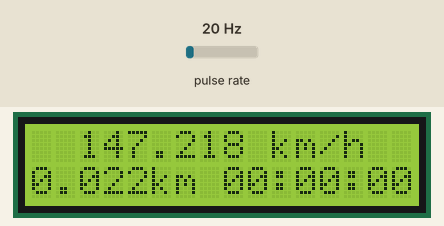
This sketch was run on a simulated Arduino Uno, built with avr-gcc and run on an emulated ATmega328P. Shown: 16×2 character LCD. Wiring (inferred from the names in the program): pulse sensor: data pin 2. The test bench sets the inputs (shaded band); at power-on: pulse rate 20 Hz.

Above: at 0.6 s.
1.3 s: pulse rate (sensor on pin 2) set to 4 Hz
At 1.9 s:
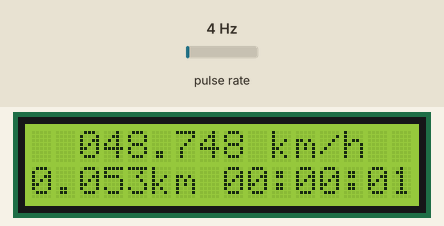
3.5 s: pulse rate (sensor on pin 2) set to 50 Hz
At 3.9 s:
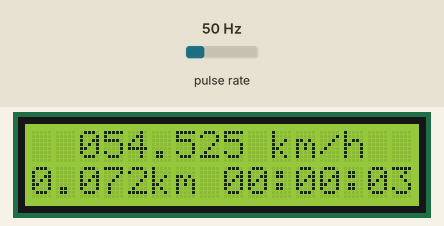
5.5 s: pulse rate (sensor on pin 2) set to 100 Hz
At 5.9 s:
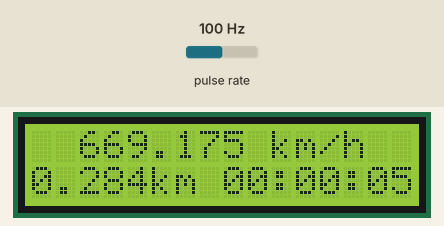
7.5 s: pulse rate (sensor on pin 2) set to 150 Hz
At 9.9 s:
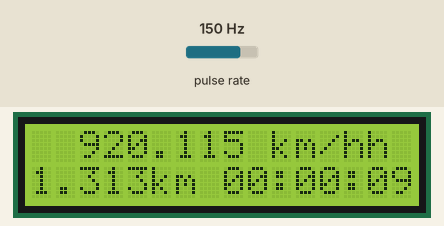
Timing chart, 0 to 11.4 s (numbered marks = the images above; inputs shaded):
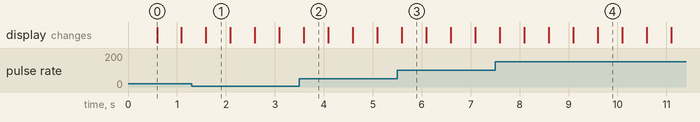

The sketch:

Code.ino
```cpp
#include <Wire.h>
#include <LiquidCrystal_I2C.h>

LiquidCrystal_I2C lcd(0x27, 16, 2);


/*

    A3144 hall effect sensor pinout

          -------------
          \-----------/
           |    |    |
          5V   GND  DOUT
           |         |
           |<10k ohm>|
                ^
       add pull up resistor

*/

#define HALL_PIN 2            // pin of the magnetic (hall effect) sensor
unsigned long hallPrevOn = 0; // last time the sensor was reading ON
unsigned long timeDelta = 0;  // current time - previous time the sensor was reading ON

#define  WHEEL_CIRCUMFERENCE 0.0020447 // circumference of wheel in km
#define HALL_TIMEOUT 7200              // time out before the displayed speed is reset to 0 (in millis)
double distance = 0;                   // distance trvelled

bool updateRequest = false; // this variable will be set to TRUE when the lcd and speed value needs to be updated

void setup() {
  lcd.begin();
  lcd.backlight();

  Serial.begin(9600);

  attachInterrupt(digitalPinToInterrupt(HALL_PIN), magnetEventRoutine, FALLING);

  // set timer interrupt to request screen refresh
  noInterrupts();
  TCCR1A = 0;
  TCCR1B = 0;
  TCNT1 = 0;

  OCR1A = 31250; // frequency : 16 000 000 Hz / 256 / framerate Hz
  TCCR1B |= (1 << WGM12);
  TCCR1B |= (1 << CS12);
  TIMSK1 |= (1 << OCIE1A);
  interrupts();
}

void loop() {
  if (updateRequest)
    update();
}

void magnetEventRoutine() { // routine when the magnet pass
  unsigned long currentMillis = millis();
  timeDelta = currentMillis - hallPrevOn;
  hallPrevOn = currentMillis;
  distance += WHEEL_CIRCUMFERENCE; // add to distance
}

void update() {
  unsigned long milliseconds = millis();

  double speed = 0; // current speed

  // display current speed
  if (milliseconds - hallPrevOn < 7200 && timeDelta != 0) // check timeout and time delta
    speed = WHEEL_CIRCUMFERENCE / timeDelta * 3600000;

  lcd.setCursor(2, 0);
  if (speed < 100)
    lcd.print('0');
  if (speed < 10)
    lcd.print('0');
  lcd.print(speed, 3);
  lcd.print(" km/h");

  // display distance travelled
  lcd.setCursor(0, 1);
  int distanceDigit =  distance < 1 ? 4 : 4 - int(log10(distance));
  lcd.print(distance, distanceDigit - 1);
  lcd.print("km");

  // display time
  lcd.setCursor(8, 1);
  int hours = int(milliseconds / 3600000);
  if (hours < 10)
    lcd.print('0');
  lcd.print(hours);
  lcd.print(':');

  int minutes = (milliseconds - (hours * 3600000)) / 60000;
  if (minutes < 10)
    lcd.print('0');
  lcd.print(minutes);
  lcd.print(":");

  int seconds = (milliseconds - (minutes * 60000)) / 1000;
  if (seconds < 10)
    lcd.print('0');
  lcd.print(seconds);

  updateRequest = false;
}

ISR(TIMER1_COMPA_vect) { // refresh screen and speed
  updateRequest = true;
}
```

Measured:
- what the display in image 0 shows lasts 0.5 s, from 0.6 s to 1.1 s
